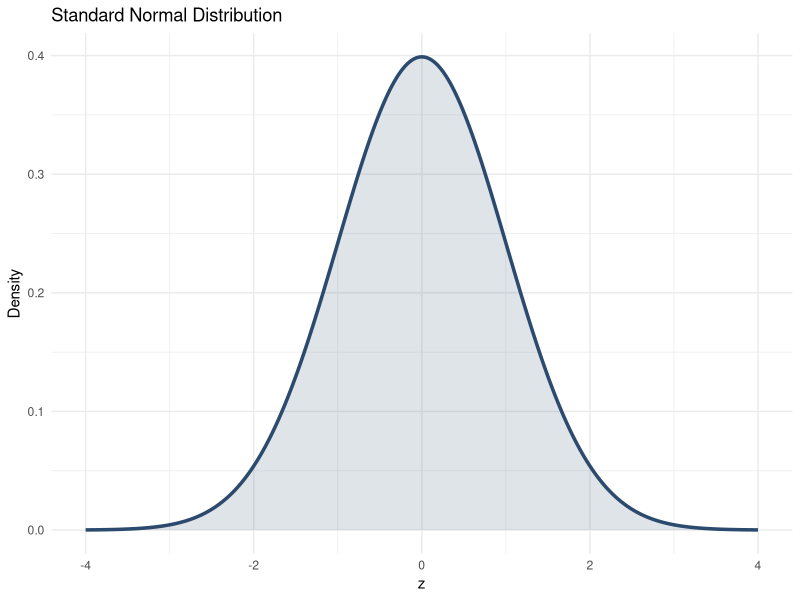
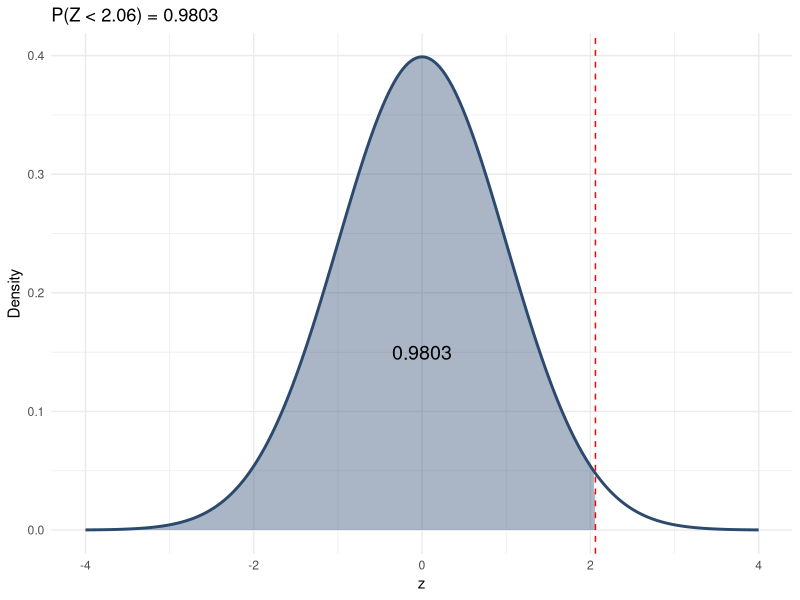
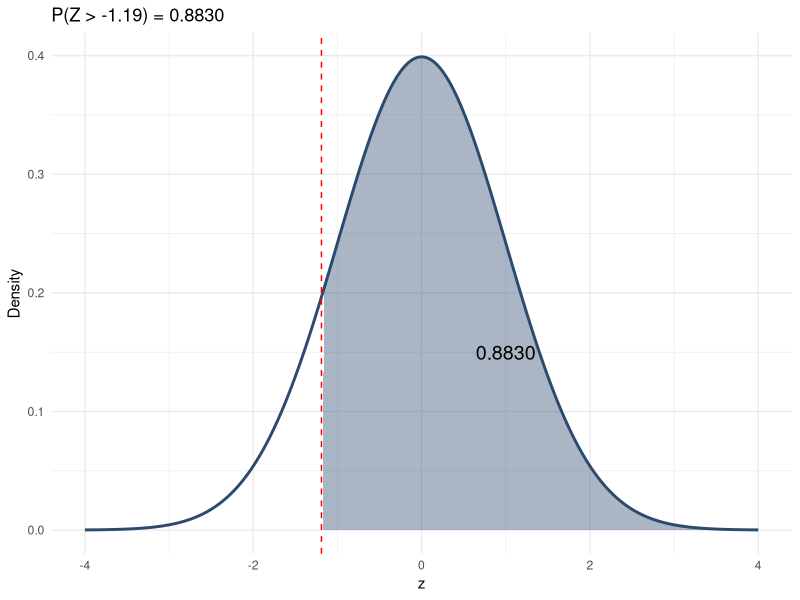
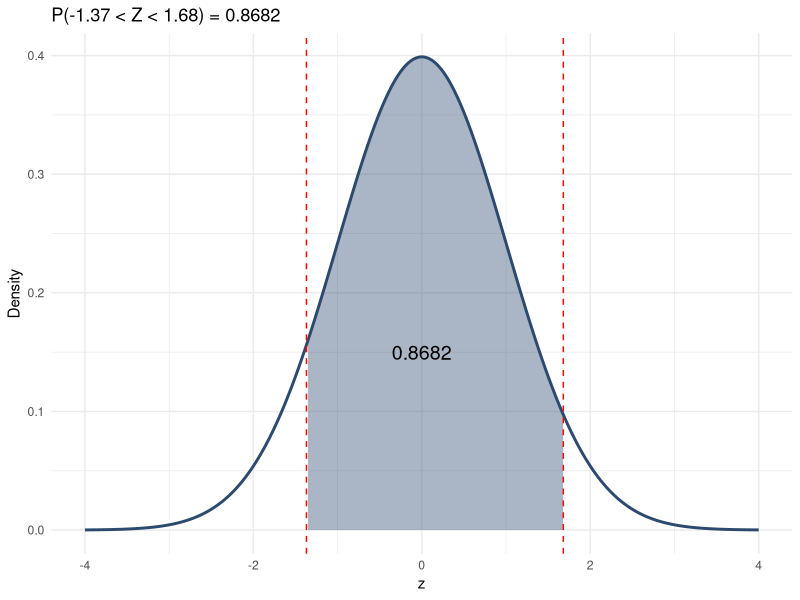
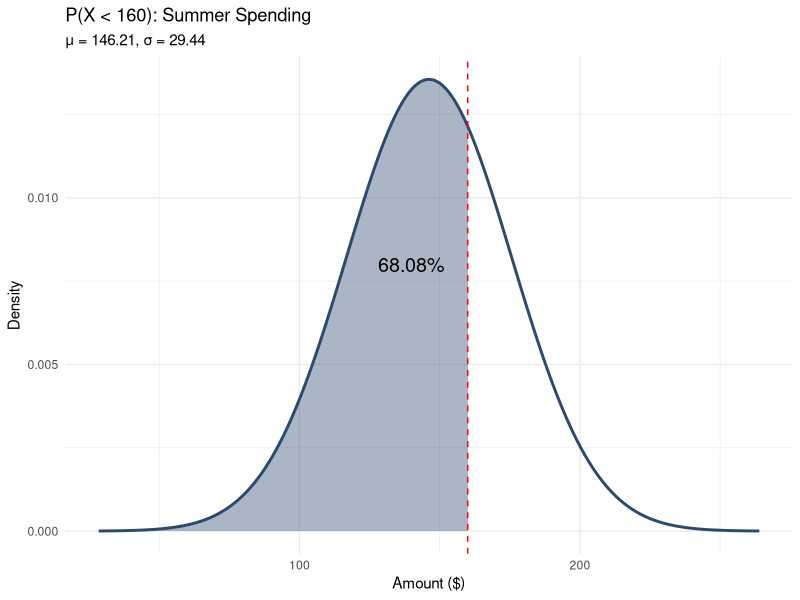
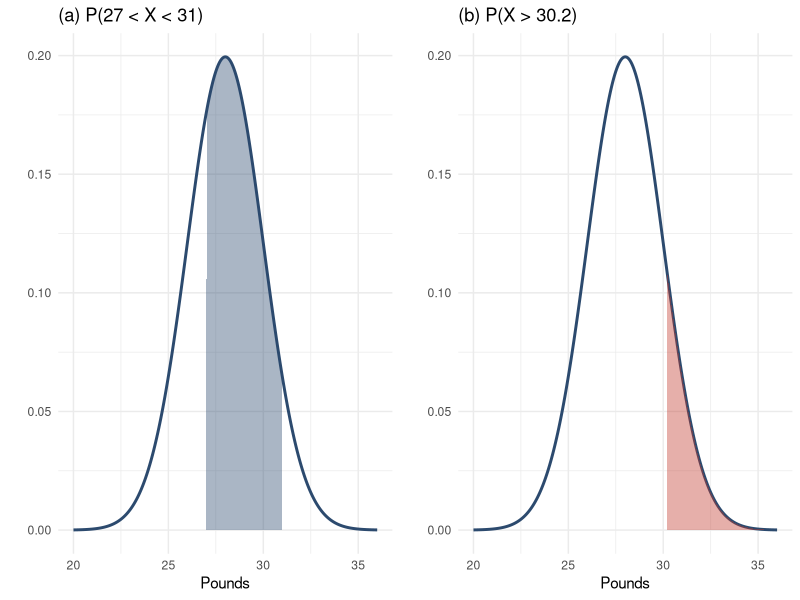
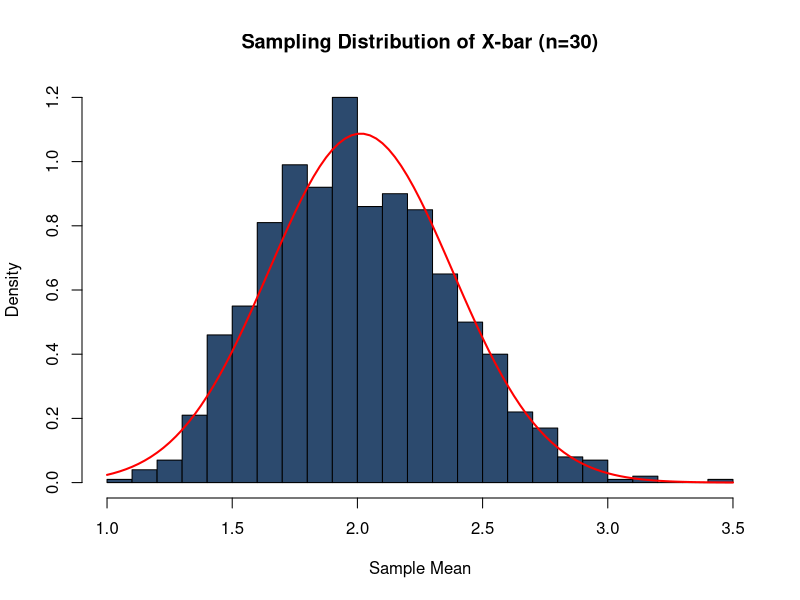

Recreate these plots in R, in order.
## ---- chunk 1
library(tidyverse)
library(ggplot2)
knitr::opts_chunk$set(echo = TRUE, warning = FALSE, message = FALSE)
## ---- chunk 2
x <- seq(-4, 4, length.out = 300)
df <- data.frame(x = x, y = dnorm(x))
ggplot(df, aes(x, y)) +
  geom_line(color = "#2c4a6e", linewidth = 1.2) +
  geom_area(fill = "#2c4a6e", alpha = 0.15) +
  labs(title = "Standard Normal Distribution",
       x = "z", y = "Density") +
  theme_minimal()
## ---- chunk 3
# Area to the LEFT of z = 2.06
pnorm(2.06)
## ---- chunk 4
x <- seq(-4, 4, length.out = 300)
df <- data.frame(x = x, y = dnorm(x))
ggplot(df, aes(x, y)) +
  geom_line(color = "#2c4a6e", linewidth = 1) +
  geom_area(data = filter(df, x <= 2.06),
            aes(x, y), fill = "#2c4a6e", alpha = 0.4) +
  annotate("text", x = 0, y = 0.15, label = "0.9803", size = 5) +
  geom_vline(xintercept = 2.06, linetype = "dashed", color = "red") +
  labs(title = "P(Z < 2.06) = 0.9803", x = "z", y = "Density") +
  theme_minimal()
## ---- chunk 5
# Area to the RIGHT of z = -1.19
1 - pnorm(-1.19)
# Equivalently:
pnorm(-1.19, lower.tail = FALSE)
## ---- chunk 6
x <- seq(-4, 4, length.out = 300)
df <- data.frame(x = x, y = dnorm(x))
ggplot(df, aes(x, y)) +
  geom_line(color = "#2c4a6e", linewidth = 1) +
  geom_area(data = filter(df, x >= -1.19),
            aes(x, y), fill = "#2c4a6e", alpha = 0.4) +
  annotate("text", x = 1, y = 0.15, label = "0.8830", size = 5) +
  geom_vline(xintercept = -1.19, linetype = "dashed", color = "red") +
  labs(title = "P(Z > -1.19) = 0.8830", x = "z", y = "Density") +
  theme_minimal()
## ---- chunk 7
# Area BETWEEN z = -1.37 and z = 1.68
pnorm(1.68) - pnorm(-1.37)
## ---- chunk 8
x <- seq(-4, 4, length.out = 300)
df <- data.frame(x = x, y = dnorm(x))
ggplot(df, aes(x, y)) +
  geom_line(color = "#2c4a6e", linewidth = 1) +
  geom_area(data = filter(df, x >= -1.37 & x <= 1.68),
            aes(x, y), fill = "#2c4a6e", alpha = 0.4) +
  annotate("text", x = 0, y = 0.15, label = "0.8682", size = 5) +
  geom_vline(xintercept = c(-1.37, 1.68), linetype = "dashed", color = "red") +
  labs(title = "P(-1.37 < Z < 1.68) = 0.8682", x = "z", y = "Density") +
  theme_minimal()
## ---- chunk 9
# (a) P(0 < Z < 2.32)
pnorm(2.32) - pnorm(0)

# (b) P(Z < 1.65)
pnorm(1.65)

# (c) P(Z > 1.91)
1 - pnorm(1.91)
## ---- chunk 10
# Find z given left-tail area = 0.7123
qnorm(0.7123)
## ---- chunk 11
mu <- 146.21; sigma <- 29.44
pnorm(160, mean = mu, sd = sigma)
## ---- chunk 12
x <- seq(mu - 4*sigma, mu + 4*sigma, length.out = 300)
df <- data.frame(x = x, y = dnorm(x, mu, sigma))
ggplot(df, aes(x, y)) +
  geom_line(color = "#2c4a6e", linewidth = 1) +
  geom_area(data = filter(df, x <= 160), aes(x, y),
            fill = "#2c4a6e", alpha = 0.4) +
  geom_vline(xintercept = 160, linetype = "dashed", color = "red") +
  annotate("text", x = 140, y = 0.008, label = "68.08%", size = 5) +
  labs(title = "P(X < 160): Summer Spending",
       subtitle = paste0("μ = ", mu, ", σ = ", sigma),
       x = "Amount ($)", y = "Density") +
  theme_minimal()
## ---- chunk 13
mu <- 28; sigma <- 2

# (a) P(27 < X < 31)
pnorm(31, mu, sigma) - pnorm(27, mu, sigma)

# (b) P(X > 30.2)
pnorm(30.2, mu, sigma, lower.tail = FALSE)
## ---- chunk 14
x <- seq(mu - 4*sigma, mu + 4*sigma, length.out = 300)
df <- data.frame(x = x, y = dnorm(x, mu, sigma))
p1 <- ggplot(df, aes(x, y)) +
  geom_line(color = "#2c4a6e", linewidth = 1) +
  geom_area(data = filter(df, x >= 27 & x <= 31),
            aes(x, y), fill = "#2c4a6e", alpha = 0.4) +
  labs(title = "(a) P(27 < X < 31)", x = "Pounds", y = "") +
  theme_minimal()
p2 <- ggplot(df, aes(x, y)) +
  geom_line(color = "#2c4a6e", linewidth = 1) +
  geom_area(data = filter(df, x >= 30.2),
            aes(x, y), fill = "#c0392b", alpha = 0.4) +
  labs(title = "(b) P(X > 30.2)", x = "Pounds", y = "") +
  theme_minimal()
gridExtra::grid.arrange(p1, p2, ncol = 2)
## ---- chunk 15
mu <- 1.64; sigma <- 0.24

# Probability of consuming less than 1 gallon
p <- pnorm(1, mean = mu, sd = sigma)
p

# Expected number in sample of 500
round(p * 500)
## ---- chunk 16
mu <- 200; sigma <- 20
# Find the value X such that P(X > x) = 0.10
qnorm(0.90, mean = mu, sd = sigma)
## ---- chunk 17
mu <- 120; sigma <- 8
# Lower and upper bounds for middle 60%
qnorm(0.20, mean = mu, sd = sigma)
qnorm(0.80, mean = mu, sd = sigma)
## ---- chunk 18
mu <- 110000; sigma <- 15000

# P(X > 132500)
pnorm(132500, mean = mu, sd = sigma, lower.tail = FALSE)

# Equivalent z-score
z <- (132500 - mu) / sigma
z
pnorm(z, lower.tail = FALSE)
## ---- chunk 19
mu <- 166; sigma <- 26
# Approximate probability (treating as normal)
z <- (145 - mu) / sigma
z
pnorm(145, mean = mu, sd = sigma)
## ---- chunk 20
# CLT demonstration: sampling from a skewed distribution
set.seed(42)
pop <- rexp(10000, rate = 0.5)  # skewed population
sample_means <- replicate(1000, mean(sample(pop, 30)))
hist(sample_means, breaks = 30, col = "#2c4a6e",
     main = "Sampling Distribution of X-bar (n=30)",
     xlab = "Sample Mean", freq = FALSE)
curve(dnorm(x, mean(pop), sd(pop)/sqrt(30)), add = TRUE,
      col = "red", lwd = 2)
## ---- chunk 21
mu <- 25; sigma <- 3; n <- 20
se <- sigma / sqrt(n)
se

# P(X-bar > 26.3)
pnorm(26.3, mean = mu, sd = se, lower.tail = FALSE)
## ---- chunk 22
mu <- 96; sigma <- 16; n <- 36
se <- sigma / sqrt(n)
se

# P(90 < X-bar < 100)
pnorm(100, mean = mu, sd = se) - pnorm(90, mean = mu, sd = se)
## ---- chunk 23
mu <- 218.4; sigma <- 25; n <- 40

# (a) Individual: P(X < 224)
pnorm(224, mean = mu, sd = sigma)

# (b) Sample mean: P(X-bar < 224), n = 40
se <- sigma / sqrt(n)
pnorm(224, mean = mu, sd = se)
## ---- chunk 24
n <- 300; p <- 0.06; q <- 1 - p
mu <- n * p; sigma <- sqrt(n * p * q)
cat("mu =", mu, "  sigma =", round(sigma, 4), "\n")

# Normal approximation: P(X = 25) ≈ P(24.5 < X < 25.5)
pnorm(25.5, mean = mu, sd = sigma) - pnorm(24.5, mean = mu, sd = sigma)

# Exact binomial
dbinom(25, n, p)
## ---- chunk 25
n <- 200; p <- 0.10; q <- 0.90
mu <- n * p; sigma <- sqrt(n * p * q)
cat("mu =", mu, "  sigma =", round(sigma, 4), "\n")

# P(X >= 10) with continuity correction: P(X > 9.5)
pnorm(9.5, mean = mu, sd = sigma, lower.tail = FALSE)

# Exact binomial for comparison
pbinom(9, n, p, lower.tail = FALSE)
## ---- chunk 26
n <- 100; p <- 0.32; q <- 0.68
mu <- n * p; sigma <- sqrt(n * p * q)
cat("mu =", mu, "  sigma =", round(sigma, 4), "\n")

# P(X <= 26) with continuity correction: P(X < 26.5)
pnorm(26.5, mean = mu, sd = sigma)

# Exact binomial
pbinom(26, n, p)
## ---- chunk 27
n <- 10; p <- 0.5; q <- 0.5
mu <- n * p; sigma <- sqrt(n * p * q)
cat("mu =", mu, "  sigma =", sigma, "\n")

# (a) Exact binomial
dbinom(6, n, p)

# (b) Normal approximation with continuity correction
pnorm(6.5, mean = mu, sd = sigma) - pnorm(5.5, mean = mu, sd = sigma)
